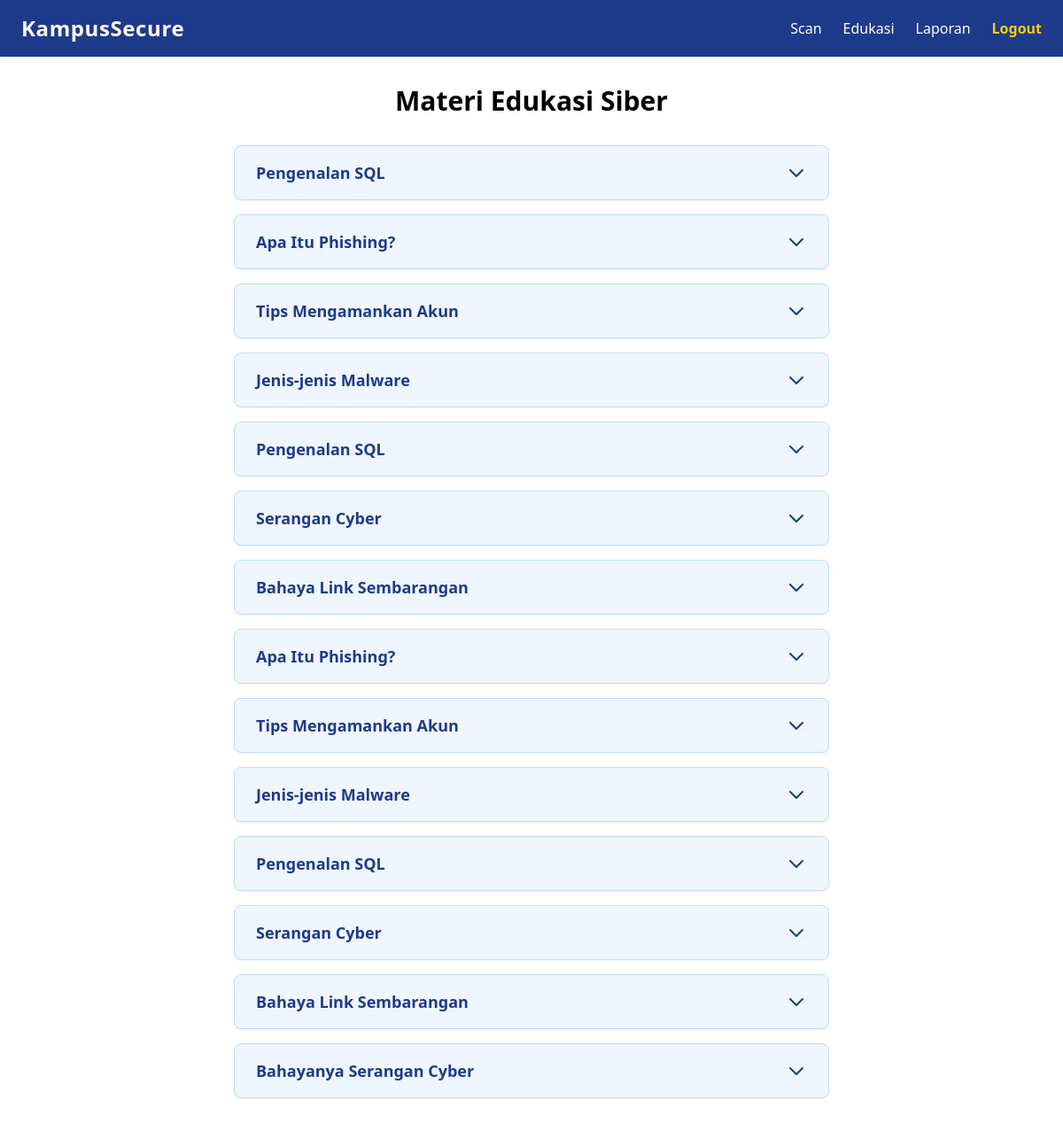
The app's page /edukasi (signed in) with its own data.
### tables this page shows
CREATE TABLE edukasi (
            id INTEGER PRIMARY KEY AUTOINCREMENT,
            title TEXT,
            content TEXT
        );

### app.py (the view)
@app.route('/edukasi')
@login_required
def edukasi():
    articles = get_articles()
    return render_template('edukasi.html', articles=articles)

### Modul/edukasi.py (called while the page is built)
def get_articles():
    db_path = os.path.join(os.path.dirname(os.path.dirname(__file__)), 'Database', 'kampussecure.db')
    conn = sqlite3.connect(db_path)
    cursor = conn.cursor()
    cursor.execute('SELECT title, content FROM edukasi')
    rows = cursor.fetchall()
    articles = [{"title": row[0], "content": row[1]} for row in rows]
    conn.close()
    return articles

### app.py (called while the page is built)
def login_required(f):
    @wraps(f)
    def decorated_function(*args, **kwargs):
        if 'user' not in session:
            return redirect(url_for('login'))
        return f(*args, **kwargs)
    return decorated_function

### Templates/edukasi.html (shortened to what this page needs)
{% extends "layout.html" %}
{% block content %}
<h2 class="text-3xl font-bold text-center mb-8">Materi Edukasi Siber</h2>
<div class="max-w-2xl mx-auto">
  {% for article in articles %}
  <div x-data="{ open: false }" class="mb-4 border border-blue-200 rounded-lg shadow-sm bg-blue-50">
    <button @click="open = !open" class="w-full flex justify-between items-center px-6 py-4 text-lg font-semibold text-blue-900 focus:outline-none">
      <span>{{ article.title }}</span>
      <svg :class="{'rotate-180': open}" class="w-6 h-6 transform transition-transform duration-200" fill="none" stroke="currentColor" stroke-width="2" viewBox="0 0 24 24"><path stroke-linecap="round" stroke-linejoin="round" d="M19 9l-7 7-7-7" /></svg>
    </button>
  </div>
  {% endfor %}
</div>
{% endblock %}

### Templates/layout.html (shortened to what this page needs)
<!DOCTYPE html>
<html lang="id">
<head>
    <script src="https://cdn.tailwindcss.com"></script>
</head>
<body class="bg-light">
    <nav class="bg-blue-900 text-white px-6 py-4 flex items-center justify-between shadow">
      <a href="/" class="text-2xl font-bold tracking-wide">KampusSecure</a>
      <div class="flex gap-6">
        <a href="/scan" class="hover:text-yellow-300 transition">Scan</a>
        <a href="/edukasi" class="hover:text-yellow-300 transition">Edukasi</a>
        <a href="/laporan" class="hover:text-yellow-300 transition">Laporan</a>
        <a href="/logout" class="text-yellow-400 hover:text-yellow-300 font-semibold transition">Logout</a>
      </div>
    </nav>
    <div class="max-w-5xl mx-auto px-4 py-8">
      {% block content %}{% endblock %}
    </div>
</body>
</html>

### records on screen
edukasi: title "Pengenalan SQL"
edukasi: title "Apa Itu Phishing?"
edukasi: title "Tips Mengamankan Akun"
edukasi: title "Jenis-jenis Malware"
edukasi: title "Pengenalan SQL"
edukasi: title "Serangan Cyber"
edukasi: title "Bahaya Link Sembarangan"
edukasi: title "Apa Itu Phishing?"
edukasi: title "Tips Mengamankan Akun"
edukasi: title "Jenis-jenis Malware"
edukasi: title "Pengenalan SQL"
edukasi: title "Serangan Cyber"
edukasi: title "Bahaya Link Sembarangan"
edukasi: title "Bahayanya Serangan Cyber"
